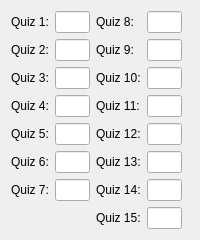
            <widget class="QWidget" name="tab_7">
             <attribute name="title">
              <string>Quizzes</string>
             </attribute>
             <layout class="QFormLayout" name="formLayout_10">
              <item row="0" column="0">
               <layout class="QFormLayout" name="formLayout_8">
                <item row="0" column="0">
                 <layout class="QVBoxLayout" name="verticalLayout_11">
                  <item>
                   <widget class="QLabel" name="label_11">
                    <property name="text">
                     <string>Quiz 1:</string>
                    </property>
                   </widget>
                  </item>
                  <item>
                   <widget class="QLabel" name="label_18">
                    <property name="text">
                     <string>Quiz 2:</string>
                    </property>
                   </widget>
                  </item>
                  <item>
                   <widget class="QLabel" name="label_12">
                    <property name="text">
                     <string>Quiz 3:</string>
                    </property>
                   </widget>
                  </item>
                  <item>
                   <widget class="QLabel" name="label_19">
                    <property name="text">
                     <string>Quiz 4:</string>
                    </property>
                   </widget>
                  </item>
                  <item>
                   <widget class="QLabel" name="label_13">
                    <property name="text">
                     <string>Quiz 5:</string>
                    </property>
                   </widget>
                  </item>
                  <item>
                   <widget class="QLabel" name="label_20">
                    <property name="text">
                     <string>Quiz 6:</string>
                    </property>
                   </widget>
                  </item>
                  <item>
                   <widget class="QLabel" name="label_17">
                    <property name="text">
                     <string>Quiz 7:</string>
                    </property>
                   </widget>
                  </item>
                 </layout>
                </item>
                <item row="0" column="1">
                 <layout class="QVBoxLayout" name="verticalLayout_12">
                  <item>
                   <widget class="QLineEdit" name="lineEdit_17">
                    <property name="maximumSize">
                     <size>
                      <width>35</width>
                      <height>16777215</height>
                     </size>
                    </property>
                   </widget>
                  </item>
                  <item>
                   <widget class="QLineEdit" name="lineEdit_15">
                    <property name="maximumSize">
                     <size>
                      <width>35</width>
                      <height>16777215</height>
                     </size>
                    </property>
                   </widget>
                  </item>
                  <item>
                   <widget class="QLineEdit" name="lineEdit_16">
                    <property name="maximumSize">
                     <size>
                      <width>35</width>
                      <height>16777215</height>
                     </size>
                    </property>
                   </widget>
                  </item>
                  <item>
                   <widget class="QLineEdit" name="lineEdit_14">
                    <property name="maximumSize">
                     <size>
                      <width>35</width>
                      <height>16777215</height>
                     </size>
                    </property>
                   </widget>
                  </item>
                  <item>
                   <widget class="QLineEdit" name="lineEdit_12">
                    <property name="maximumSize">
                     <size>
                      <width>35</width>
                      <height>16777215</height>
                     </size>
                    </property>
                   </widget>
                  </item>
                  <item>
                   <widget class="QLineEdit" name="lineEdit_13">
                    <property name="maximumSize">
                     <size>
                      <width>35</width>
                      <height>16777215</height>
                     </size>
                    </property>
                   </widget>
                  </item>
                  <item>
                   <widget class="QLineEdit" name="lineEdit_11">
                    <property name="maximumSize">
                     <size>
                      <width>35</width>
                      <height>16777215</height>
                     </size>
                    </property>
                   </widget>
                  </item>
                 </layout>
                </item>
               </layout>
              </item>
              <item row="0" column="1">
               <layout class="QFormLayout" name="formLayout_9">
                <item row="0" column="0">
                 <layout class="QVBoxLayout" name="verticalLayout_13">
                  <item>
                   <widget class="QLabel" name="label_21">
                    <property name="text">
                     <string>Quiz 8:</string>
                    </property>
                   </widget>
                  </item>
                  <item>
                   <widget class="QLabel" name="label_27">
                    <property name="text">
                     <string>Quiz 9:</string>
                    </property>
                   </widget>
                  </item>
                  <item>
                   <widget class="QLabel" name="label_24">
                    <property name="text">
                     <string>Quiz 10:</string>
                    </property>
                   </widget>
                  </item>
                  <item>
                   <widget class="QLabel" name="label_25">
                    <property name="text">
                     <string>Quiz 11:</string>
                    </property>
                   </widget>
                  </item>
                  <item>
                   <widget class="QLabel" name="label_22">
                    <property name="text">
                     <string>Quiz 12:</string>
                    </property>
                   </widget>
                  </item>
                  <item>
                   <widget class="QLabel" name="label_28">
                    <property name="text">
                     <string>Quiz 13:</string>
                    </property>
                   </widget>
                  </item>
                  <item>
                   <widget class="QLabel" name="label_26">
                    <property name="text">
                     <string>Quiz 14:</string>
                    </property>
                   </widget>
                  </item>
                  <item>
                   <widget class="QLabel" name="label_23">
                    <property name="text">
                     <string>Quiz 15:</string>
                    </property>
                   </widget>
                  </item>
                 </layout>
                </item>
                <item row="0" column="1">
                 <layout class="QVBoxLayout" name="verticalLayout_14">
                  <item>
                   <widget class="QLineEdit" name="lineEdit_18">
                    <property name="maximumSize">
                     <size>
                      <width>35</width>
                      <height>16777215</height>
                     </size>
                    </property>
                   </widget>
                  </item>
                  <item>
                   <widget class="QLineEdit" name="lineEdit_21">
                    <property name="maximumSize">
                     <size>
                      <width>35</width>
                      <height>16777215</height>
                     </size>
                    </property>
                   </widget>
                  </item>
                  <item>
                   <widget class="QLineEdit" name="lineEdit_24">
                    <property name="maximumSize">
                     <size>
                      <width>35</width>
                      <height>16777215</height>
                     </size>
                    </property>
                   </widget>
                  </item>
                  <item>
                   <widget class="QLineEdit" name="lineEdit_19">
                    <property name="maximumSize">
                     <size>
                      <width>35</width>
                      <height>16777215</height>
                     </size>
                    </property>
                   </widget>
                  </item>
                  <item>
                   <widget class="QLineEdit" name="lineEdit_22">
                    <property name="maximumSize">
                     <size>
                      <width>35</width>
                      <height>16777215</height>
                     </size>
                    </property>
                   </widget>
                  </item>
                  <item>
                   <widget class="QLineEdit" name="lineEdit_25">
                    <property name="maximumSize">
                     <size>
                      <width>35</width>
                      <height>16777215</height>
                     </size>
                    </property>
                   </widget>
                  </item>
                  <item>
                   <widget class="QLineEdit" name="lineEdit_20">
                    <property name="maximumSize">
                     <size>
                      <width>35</width>
                      <height>16777215</height>
                     </size>
                    </property>
                   </widget>
                  </item>
                  <item>
                   <widget class="QLineEdit" name="lineEdit_23">
                    <property name="maximumSize">
                     <size>
                      <width>35</width>
                      <height>16777215</height>
                     </size>
                    </property>
                   </widget>
                  </item>
                 </layout>
                </item>
               </layout>
              </item>
             </layout>
            </widget>
